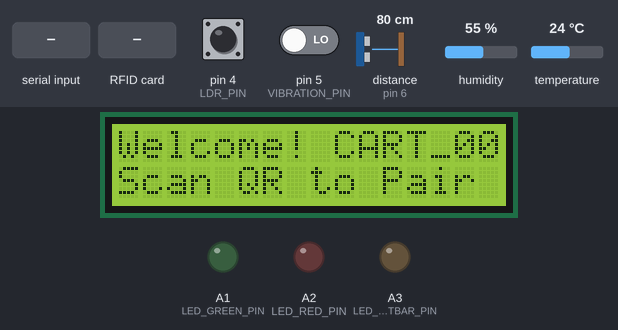
The sketch below on a simulated Arduino Uno, built with avr-gcc and run on an emulated ATmega328P. On the bench: 16×2 character LCD, output pins drawn as LEDs (lit = HIGH). Wiring (inferred from the names in the program): ultrasonic range finder: trigger pin 7; echo pin 6; IR receiver: data pin 3. The inputs (shaded band) are chosen by the test bench; at power-on: pin 4 (LDR_PIN) HIGH, pin 5 (VIBRATION_PIN) LOW, distance to the obstacle (sensor on pin 6) 80 cm, humidity 55 %, temperature 24 °C. The echo pulse lasts 58.3 µs per cm; pins used as bus, display or sensor lines are not drawn.

Above: at 2.6 s.
2.7 s: "PAID:SUCCESS\n" received over the second serial link
At 4.1 s:
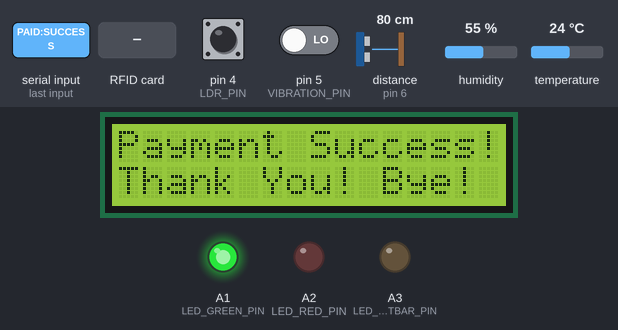
7.9 s: "MODE:REMOVAL\n" received over the second serial link
At 9.1 s:
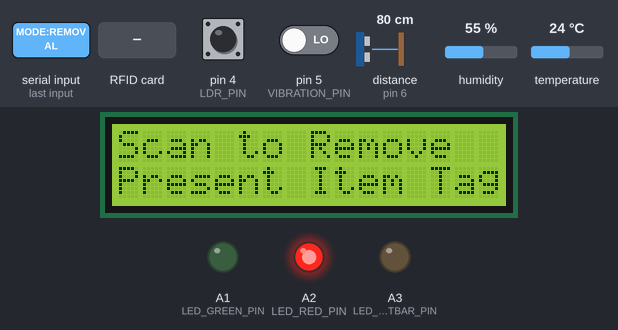
9.4 s: "LINKED:\n" received over the second serial link
At 10.9 s:
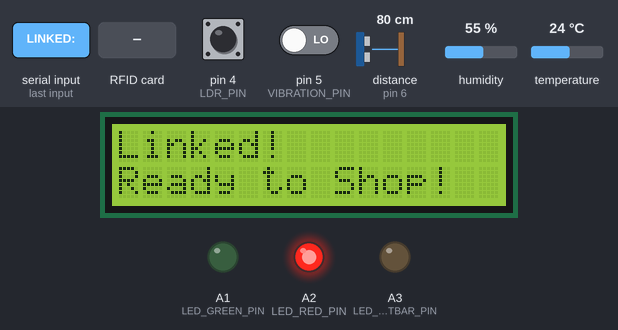
11.3 s: RFID card 5E 7A 19 C4 held to the reader
At 12.7 s:
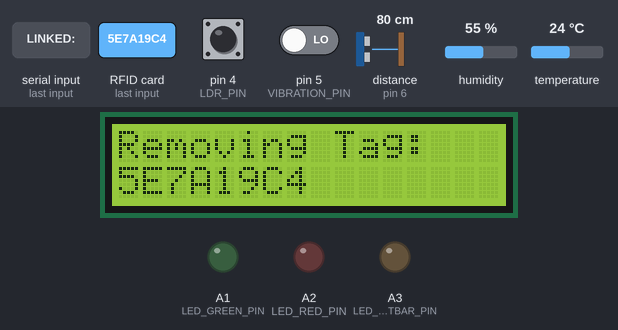
13.0 s: "ALARM:RESET\n" received over the second serial link
At 14.2 s:
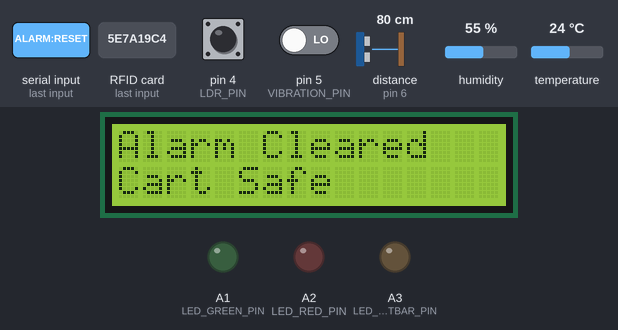
16.0 s: "LCD:\n" received over the second serial link
At 16.6 s:
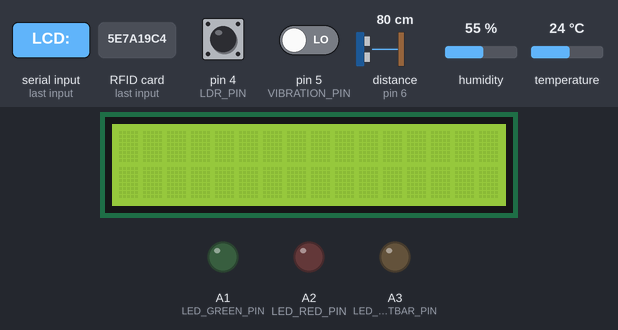
Timing chart, 0 to 18.5 s (numbered marks = the images above; inputs shaded):
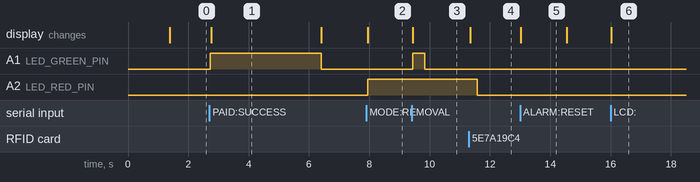

Measured:
- after the input at 2.7 s, A1 (LED_GREEN_PIN): LOW → HIGH at once, → LOW 3.7 s later; the display: changes after 0.06 s (image 1)
- after the input at 7.9 s, A2 (LED_RED_PIN): LOW → HIGH after 0.06 s; the display: changes after 0.06 s (image 2)
- after the input at 9.4 s, A1 (LED_GREEN_PIN): LOW → HIGH at once, → LOW 0.40 s later; the display: changes at once (image 3)
- after the input at 11.3 s, A2 (LED_RED_PIN): HIGH → LOW after 0.29 s; the display: changes after 0.05 s (image 4)
- after the input at 13.0 s, the display: changes at once (image 5)
- after the input at 16.0 s, the display: changes at once (image 6)
- what the display in image 1 shows lasts 3.6 s, from 2.8 s to 6.4 s

The sketch:

smart_cart_arduino.ino
```cpp
/*
 * ==============================================================================
 * IoE Smart Shopping Cart — Arduino Uno Firmware (FINAL PRODUCTION VERSION)
 * ==============================================================================
 *
 * HARDWARE: Arduino Uno
 * ALL MODULES use DuPont jumper wires — no soldering required.
 *
 * ── Pin Map (Arduino Uno) ─────────────────────────────────────────────────────
 *  D0  (RX)       → [RESERVED for USB upload only — keep free during upload]
 *  D1  (TX)       → [RESERVED for USB upload only — keep free during upload]
 *  D2             → DHT11 DATA
 *  D3             → IR Obstacle Sensor OUT
 *  D4             → LDR Digital Output (DO)
 *  D5             → SW-420 Vibration Sensor DO
 *  D6             → HC-SR04 Echo
 *  D7             → HC-SR04 Trigger
 *  D8             → SoftwareSerial RX ← ESP8266 TX (3.3V safe, direct wire)
 *  D9             → RFID RST
 *  D10 (SS)       → RFID SDA (SS)
 *  D11 (MOSI)     → RFID MOSI  [SPI — fixed]
 *  D12 (MISO)     → RFID MISO  [SPI — fixed]
 *  D13 (SCK)      → RFID SCK   [SPI — fixed]
 *  A0             → SoftwareSerial TX → ESP8266 RX (via 1kΩ+2kΩ voltage divider)
 *  A1             → Green LED (via 220Ω resistor)
 *  A2             → Red LED (via 220Ω resistor)
 *  A3             → Basket LED Lightbar (via 220Ω or transistor)
 *  A4 (SDA)       → I2C LCD SDA  [I2C — fixed]
 *  A5 (SCL)       → I2C LCD SCL  [I2C — fixed]
 *
 * ── IMPORTANT: UPLOAD PROCEDURE ──────────────────────────────────────────────
 *  1. Disconnect ESP8266 TX/RX wires from D8 and A0 BEFORE uploading sketch.
 *  2. Upload via USB normally.
 *  3. Reconnect ESP8266 TX → D8 and ESP8266 RX → A0 (via voltage divider).
 *  4. Power-cycle the Arduino — done.
 *
 * ── ESP8266 Voltage Divider for Arduino TX (A0 → ESP8266 RX) ─────────────────
 *  Arduino A0 (5V) → 1kΩ → [junction] → ESP8266 RX
 *                              2kΩ ↓
 *                             GND
 * (This safely drops 5V logic to ~3.3V for ESP8266)
 *
 * ── Required Libraries (Arduino IDE Library Manager) ─────────────────────────
 *  1. MFRC522          (by GithubCommunity)
 *  2. LiquidCrystal_I2C (by Frank de Brabander)
 *  3. DHT sensor library (by Adafruit)
 *  4. Adafruit Unified Sensor
 * ==============================================================================
 */

#include <SPI.h>
#include <MFRC522.h>
#include <Wire.h>
#include <LiquidCrystal_I2C.h>
#include <DHT.h>
#include <SoftwareSerial.h>

// ─── SoftwareSerial for ESP8266 Communication ────────────────────────────────
// D8 = RX (from ESP8266 TX) | A0 = TX (to ESP8266 RX via voltage divider)
SoftwareSerial espSerial(8, A0);   // RX=D8, TX=A0

// ─── Pin Definitions ─────────────────────────────────────────────────────────
#define RFID_SS_PIN      10
#define RFID_RST_PIN      9
#define US_TRIG_PIN       7
#define US_ECHO_PIN       6
#define DHT_PIN           2
#define IR_OBSTACLE_PIN   3   // LOW = obstacle detected
#define LDR_PIN           4   // LOW = dark aisle
#define VIBRATION_PIN     5   // HIGH = motion detected
#define BUZZER_PIN       13   // Active buzzer (moved from 8 to 13 - no SPI conflict during runtime)
#define LED_GREEN_PIN    A1
#define LED_RED_PIN      A2
#define LED_LIGHTBAR_PIN A3

// ─── Module Instances ─────────────────────────────────────────────────────────
MFRC522 rfid(RFID_SS_PIN, RFID_RST_PIN);
LiquidCrystal_I2C lcd(0x27, 16, 2);  // Try 0x3F if 0x27 doesn't work
#define DHTTYPE DHT11
DHT dht(DHT_PIN, DHTTYPE);

// ─── Cart State Variables ─────────────────────────────────────────────────────
const String CART_ID           = "CART_004";
bool isLinked                  = false;
bool isRemovalMode             = false;
bool isPaid                    = false;
bool theftAlarmTriggered       = false;
int  itemCount                 = 0;
float cartTotal                = 0.0;

unsigned long lastTelemetryTime  = 0;
unsigned long lastScanCooldown   = 0;
unsigned long lastAlarmBeep      = 0;

// ─────────────────────────────────────────────────────────────────────────────
void setup() {
  // SoftwareSerial to ESP8266 (9600 baud — do NOT use hardware Serial)
  espSerial.begin(9600);

  // SPI + RFID
  SPI.begin();
  rfid.PCD_Init();

  // Sensor pins
  pinMode(US_TRIG_PIN,      OUTPUT);
  pinMode(US_ECHO_PIN,      INPUT);
  pinMode(IR_OBSTACLE_PIN,  INPUT);
  pinMode(LDR_PIN,          INPUT);
  pinMode(VIBRATION_PIN,    INPUT);
  pinMode(BUZZER_PIN,       OUTPUT);
  pinMode(LED_GREEN_PIN,    OUTPUT);
  pinMode(LED_RED_PIN,      OUTPUT);
  pinMode(LED_LIGHTBAR_PIN, OUTPUT);

  // Safe initial state
  digitalWrite(BUZZER_PIN,       LOW);
  digitalWrite(LED_GREEN_PIN,    LOW);
  digitalWrite(LED_RED_PIN,      LOW);
  digitalWrite(LED_LIGHTBAR_PIN, LOW);

  // I2C LCD
  lcd.init();
  lcd.backlight();
  lcdShow("IoE SmartCart", "Cart: " + CART_ID);

  dht.begin();
  delay(1200);

  // Startup screen
  lcdShow("Welcome! " + CART_ID, "Scan QR to Pair");
  beep(120);
}

// ─────────────────────────────────────────────────────────────────────────────
void loop() {
  unsigned long now = millis();

  // 1. Process commands arriving from ESP8266 cloud gateway
  processEspCommands();

  // 2. Anti-theft monitoring (Stage 5)
  checkAntiTheft(now);

  // 3. IR collision warning (Stage 3)
  checkCollisionWarning();

  // 4. Ambient basket lighting (Stage 3)
  checkAmbientLighting();

  // 5. RFID basket scan (Stage 2 & 4) — only if no active alarm
  if (!theftAlarmTriggered) {
    checkBasketScan();
  }

  // 6. Telemetry push to ESP8266 every 4 seconds (Stage 3)
  if (now - lastTelemetryTime > 4000) {
    lastTelemetryTime = now;
    sendTelemetry();
  }
}

// ─── Stage 2 & 4: Item Scan Logic ─────────────────────────────────────────────
void checkBasketScan() {
  // 2 second debounce between scans
  if (millis() - lastScanCooldown < 2000) return;

  // Detect object entering basket (ultrasonic < 18cm)
  long dist = readUltrasonicCm();
  bool objectEntering = (dist > 0 && dist < 18);

  // Try to read RFID tag if object detected OR tag is already near reader
  if (objectEntering || rfid.PICC_IsNewCardPresent()) {
    if (rfid.PICC_ReadCardSerial()) {
      String uid = "";
      for (byte i = 0; i < rfid.uid.size; i++) {
        if (rfid.uid.uidByte[i] < 0x10) uid += "0";
        uid += String(rfid.uid.uidByte[i], HEX);
      }
      uid.toUpperCase();

      lastScanCooldown = millis();

      if (isRemovalMode) {
        doRemovalScan(uid);
      } else {
        doAddItemScan(uid);
      }

      rfid.PICC_HaltA();
      rfid.PCD_StopCrypto1();
    }
  }
}

void doAddItemScan(String uid) {
  lcdShow("Scanned Tag:", uid.substring(0, 8));
  digitalWrite(LED_GREEN_PIN, HIGH);
  beep(120);
  digitalWrite(LED_GREEN_PIN, LOW);

  // Send to ESP8266 → Firebase
  // Format: SCAN:<CART_ID>:<UID>:ADD
  espSerial.println("SCAN:" + CART_ID + ":" + uid + ":ADD");
}

void doRemovalScan(String uid) {
  lcdShow("Removing Tag:", uid.substring(0, 8));
  digitalWrite(LED_RED_PIN, HIGH);
  beep(80); delay(80); beep(80);
  digitalWrite(LED_RED_PIN, LOW);

  isRemovalMode = false;
  digitalWrite(LED_RED_PIN, LOW);

  // Send to ESP8266 → Firebase
  // Format: SCAN:<CART_ID>:<UID>:REM
  espSerial.println("SCAN:" + CART_ID + ":" + uid + ":REM");
}

// ─── Stage 3: Passive Safety Sensors ──────────────────────────────────────────
void checkCollisionWarning() {
  // IR goes LOW on obstacle within ~15cm
  if (digitalRead(IR_OBSTACLE_PIN) == LOW) {
    digitalWrite(BUZZER_PIN, HIGH);
    delay(20);
    digitalWrite(BUZZER_PIN, LOW);
    delay(20);
  }
}

void checkAmbientLighting() {
  // LDR goes LOW in dark conditions
  bool isDark = (digitalRead(LDR_PIN) == LOW);
  digitalWrite(LED_LIGHTBAR_PIN, isDark ? HIGH : LOW);
}

// ─── Stage 3: Telemetry Push ────────────────────────────────────────────────
void sendTelemetry() {
  float temp = dht.readTemperature();
  float hum  = dht.readHumidity();

  // Use safe fallback if sensor read fails
  if (isnan(temp)) temp = 21.0;
  if (isnan(hum))  hum  = 55.0;

  bool obstacle = (digitalRead(IR_OBSTACLE_PIN) == LOW);
  bool dimLight = (digitalRead(LDR_PIN)          == LOW);
  bool vib      = (digitalRead(VIBRATION_PIN)    == HIGH);

  // Format: TELEM:<CART_ID>:<TEMP>:<HUM>:<OBSTACLE>:<DIM>:<VIB>
  espSerial.print("TELEM:");
  espSerial.print(CART_ID);
  espSerial.print(":");
  espSerial.print(temp, 1);
  espSerial.print(":");
  espSerial.print(hum, 1);
  espSerial.print(":");
  espSerial.print(obstacle ? "1" : "0");
  espSerial.print(":");
  espSerial.print(dimLight ? "1" : "0");
  espSerial.print(":");
  espSerial.println(vib ? "1" : "0");
}

// ─── Stage 5: Anti-Theft ──────────────────────────────────────────────────────
void checkAntiTheft(unsigned long now) {
  if (theftAlarmTriggered) {
    // Pulse siren every 200ms without blocking loop
    if (now - lastAlarmBeep > 200) {
      lastAlarmBeep = now;
      bool buzzerState = (now / 200) % 2;
      digitalWrite(BUZZER_PIN, buzzerState);
      digitalWrite(LED_RED_PIN, buzzerState);
    }
    return;
  }

  // Trigger: cart has items, not paid, and physical motion detected
  if (itemCount > 0 && !isPaid && digitalRead(VIBRATION_PIN) == HIGH) {
    theftAlarmTriggered = true;
    lcdShow("SECURITY ALERT!", "UNPAID MOVEMENT");
    // Notify cloud
    espSerial.println("ALARM:" + CART_ID + ":THEFT");
  }
}

// ─── Stage 6: Process Commands From ESP8266 Cloud ────────────────────────────
void processEspCommands() {
  while (espSerial.available()) {
    String msg = espSerial.readStringUntil('\n');
    msg.trim();
    if (msg.length() == 0) continue;

    // LCD:<Line1>|<Line2>  — display update from cloud
    if (msg.startsWith("LCD:")) {
      int sep = msg.indexOf('|');
      if (sep > 4) {
        lcdShow(msg.substring(4, sep), msg.substring(sep + 1));
      } else {
        lcdShow(msg.substring(4), "");
      }
    }

    // LINKED:<username>  — QR pairing confirmed from mobile app
    else if (msg.startsWith("LINKED:")) {
      isLinked = true;
      String user = msg.substring(7);
      if (user.length() > 10) user = user.substring(0, 10);
      lcdShow("Linked! " + user, "Ready to Shop!");
      digitalWrite(LED_GREEN_PIN, HIGH);
      beep(200);
      delay(100);
      beep(100);
      digitalWrite(LED_GREEN_PIN, LOW);
    }

    // TOTAL:<items>:<total>  — live cart summary from cloud
    else if (msg.startsWith("TOTAL:")) {
      int c1 = msg.indexOf(':', 6);
      if (c1 > 6) {
        itemCount  = msg.substring(6, c1).toInt();
        cartTotal  = msg.substring(c1 + 1).toFloat();
        lcdShow(String(itemCount) + " item(s)", "Rs." + String(cartTotal, 0));
      }
    }

    // MODE:REMOVAL  — triggered from mobile app
    else if (msg == "MODE:REMOVAL") {
      isRemovalMode = true;
      lcdShow("Scan to Remove", "Present Item Tag");
      digitalWrite(LED_RED_PIN, HIGH);
    }

    // MODE:NORMAL  — removal mode cleared
    else if (msg == "MODE:NORMAL") {
      isRemovalMode = false;
      digitalWrite(LED_RED_PIN, LOW);
    }

    // PAID:SUCCESS  — payment completed on mobile app
    else if (msg.startsWith("PAID:SUCCESS")) {
      isPaid              = true;
      theftAlarmTriggered = false;
      isRemovalMode       = false;
      itemCount           = 0;
      cartTotal           = 0.0;
      digitalWrite(BUZZER_PIN, LOW);
      digitalWrite(LED_RED_PIN, LOW);
      digitalWrite(LED_GREEN_PIN, HIGH);
      lcdShow("Payment Success!", "Thank You! Bye!");
      chimeSuccess();
      delay(3000);
      lcdShow("IoE SmartCart", "Scan QR to Start");
      digitalWrite(LED_GREEN_PIN, LOW);
      isPaid = false;  // Reset for next session
    }

    // ALARM:RESET  — alarm disarmed from mobile app
    else if (msg == "ALARM:RESET") {
      theftAlarmTriggered = false;
      digitalWrite(BUZZER_PIN, LOW);
      digitalWrite(LED_RED_PIN, LOW);
      lcdShow("Alarm Cleared", "Cart Safe");
      delay(1500);
      lcdShow(String(itemCount) + " item(s)", "Rs." + String(cartTotal, 0));
    }
  }
}

// ─── Utilities ────────────────────────────────────────────────────────────────
long readUltrasonicCm() {
  digitalWrite(US_TRIG_PIN, LOW);
  delayMicroseconds(2);
  digitalWrite(US_TRIG_PIN, HIGH);
  delayMicroseconds(10);
  digitalWrite(US_TRIG_PIN, LOW);
  long dur = pulseIn(US_ECHO_PIN, HIGH, 25000UL); // 25ms timeout
  if (dur == 0) return -1;
  return dur * 0.034 / 2;
}

void lcdShow(String line1, String line2) {
  lcd.clear();
  lcd.setCursor(0, 0);
  lcd.print(line1.substring(0, 16));
  lcd.setCursor(0, 1);
  lcd.print(line2.substring(0, 16));
}

void beep(int ms) {
  digitalWrite(BUZZER_PIN, HIGH);
  delay(ms);
  digitalWrite(BUZZER_PIN, LOW);
}

void chimeSuccess() {
  beep(100); delay(80);
  beep(100); delay(80);
  beep(260);
}
```
